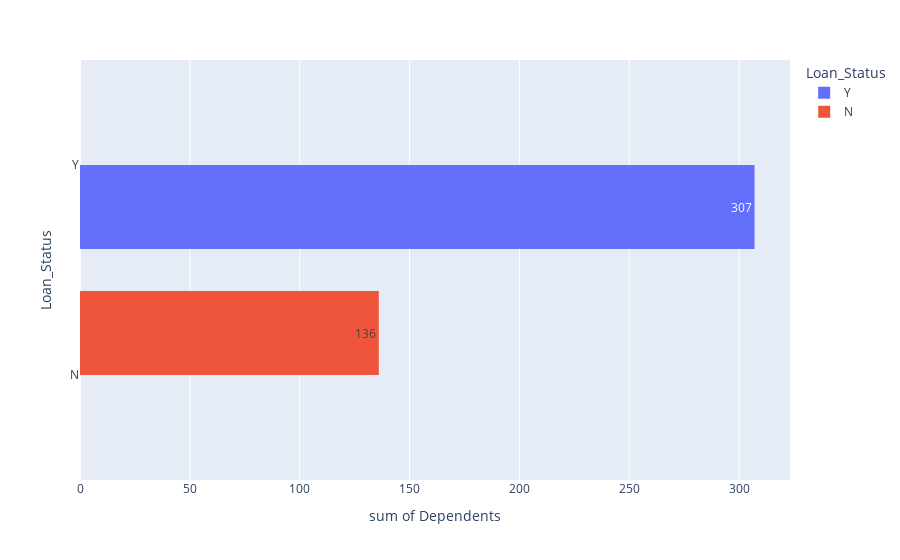
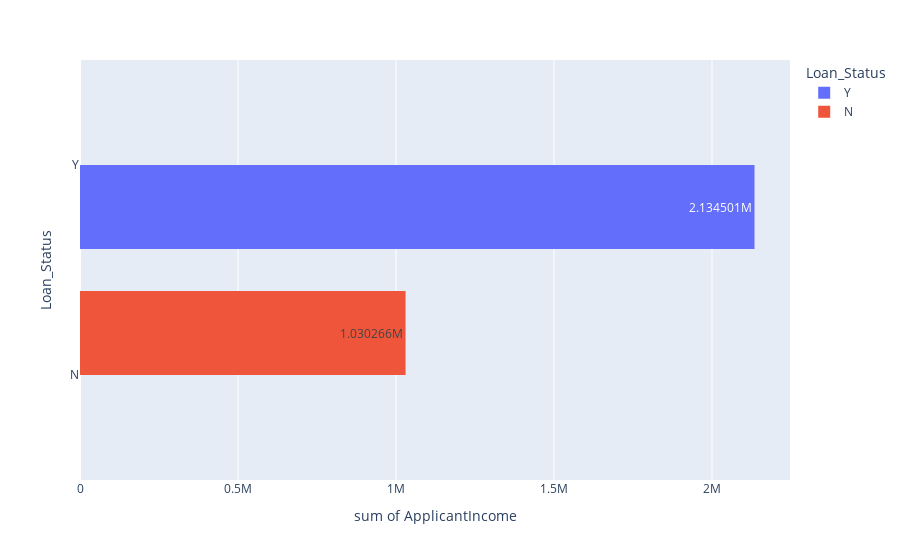
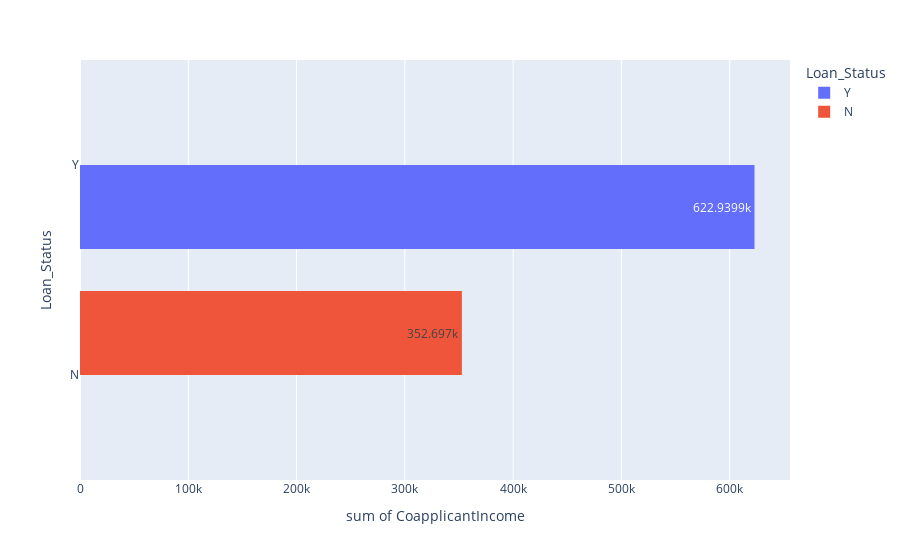
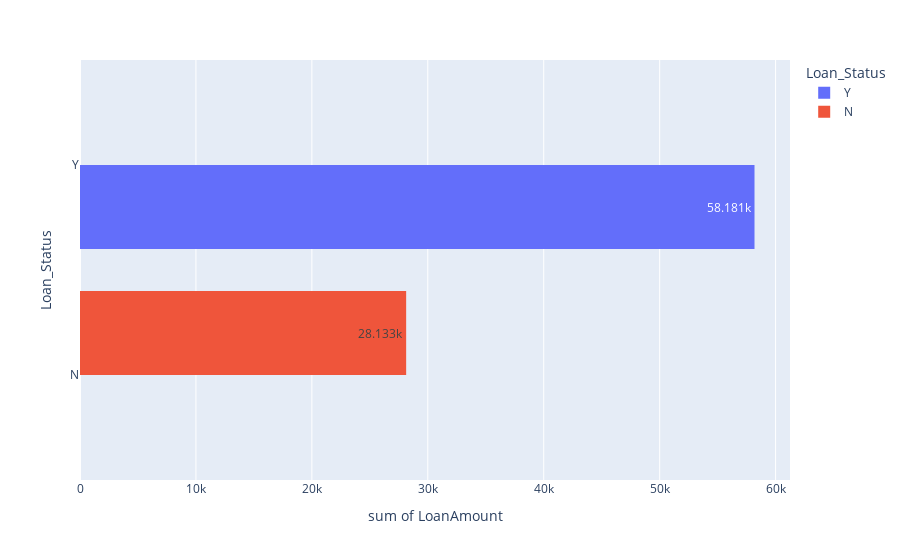

Write notebook code for charts like these, in order.
### Markdown cell above
Lets use plotly

### Code cell
import plotly.express as px
for i in df.columns:
    if df[i].dtype != 'object':
        plt.figure(figsize=(6,4))
        fig = px.histogram(df,x=i,y='Loan_Status',color='Loan_Status',barmode='group',text_auto=True)
        fig.show()

### Figure 1 — Plotly figure (JSON) as saved in the notebook; plotly's stock layout.template omitted (floating-point values rounded to 4 significant figures; data arrays with more than 128 entries replaced by an {"elided": "..."} marker saying what was removed)
{"data": [{"alignmentgroup": "True", "bingroup": "y", "histfunc": "sum", "hovertemplate": "Loan_Status=%{y}<br>sum of Dependents=%{x}<extra></extra>", "legendgroup": "Y", "marker": {"color": "#636efa", "pattern": {"shape": ""}}, "name": "Y", "offsetgroup": "Y", "orientation": "h", "showlegend": true, "texttemplate": "%{value}", "type": "histogram", "x": {"elided": "411 float values"}, "xaxis": "x", "y": {"elided": "411 str values"}, "yaxis": "y"}, {"alignmentgroup": "True", "bingroup": "y", "histfunc": "sum", "hovertemplate": "Loan_Status=%{y}<br>sum of Dependents=%{x}<extra></extra>", "legendgroup": "N", "marker": {"color": "#EF553B", "pattern": {"shape": ""}}, "name": "N", "offsetgroup": "N", "orientation": "h", "showlegend": true, "texttemplate": "%{value}", "type": "histogram", "x": {"elided": "187 float values"}, "xaxis": "x", "y": {"elided": "187 str values"}, "yaxis": "y"}], "layout": {"barmode": "group", "legend": {"title": {"text": "Loan_Status"}, "tracegroupgap": 0}, "margin": {"t": 60}, "xaxis": {"anchor": "y", "domain": [0, 1], "title": {"text": "sum of Dependents"}}, "yaxis": {"anchor": "x", "categoryarray": ["N", "Y"], "categoryorder": "array", "domain": [0, 1], "title": {"text": "Loan_Status"}}}}

### Figure 2 — Plotly figure (JSON) as saved in the notebook; plotly's stock layout.template omitted (floating-point values rounded to 4 significant figures; data arrays with more than 128 entries replaced by an {"elided": "..."} marker saying what was removed)
{"data": [{"alignmentgroup": "True", "bingroup": "y", "histfunc": "sum", "hovertemplate": "Loan_Status=%{y}<br>sum of ApplicantIncome=%{x}<extra></extra>", "legendgroup": "Y", "marker": {"color": "#636efa", "pattern": {"shape": ""}}, "name": "Y", "offsetgroup": "Y", "orientation": "h", "showlegend": true, "texttemplate": "%{value}", "type": "histogram", "x": {"elided": "411 int values"}, "xaxis": "x", "y": {"elided": "411 str values"}, "yaxis": "y"}, {"alignmentgroup": "True", "bingroup": "y", "histfunc": "sum", "hovertemplate": "Loan_Status=%{y}<br>sum of ApplicantIncome=%{x}<extra></extra>", "legendgroup": "N", "marker": {"color": "#EF553B", "pattern": {"shape": ""}}, "name": "N", "offsetgroup": "N", "orientation": "h", "showlegend": true, "texttemplate": "%{value}", "type": "histogram", "x": {"elided": "187 int values"}, "xaxis": "x", "y": {"elided": "187 str values"}, "yaxis": "y"}], "layout": {"barmode": "group", "legend": {"title": {"text": "Loan_Status"}, "tracegroupgap": 0}, "margin": {"t": 60}, "xaxis": {"anchor": "y", "domain": [0, 1], "title": {"text": "sum of ApplicantIncome"}}, "yaxis": {"anchor": "x", "categoryarray": ["N", "Y"], "categoryorder": "array", "domain": [0, 1], "title": {"text": "Loan_Status"}}}}

### Figure 3 — Plotly figure (JSON) as saved in the notebook; plotly's stock layout.template omitted (floating-point values rounded to 4 significant figures; data arrays with more than 128 entries replaced by an {"elided": "..."} marker saying what was removed)
{"data": [{"alignmentgroup": "True", "bingroup": "y", "histfunc": "sum", "hovertemplate": "Loan_Status=%{y}<br>sum of CoapplicantIncome=%{x}<extra></extra>", "legendgroup": "Y", "marker": {"color": "#636efa", "pattern": {"shape": ""}}, "name": "Y", "offsetgroup": "Y", "orientation": "h", "showlegend": true, "texttemplate": "%{value}", "type": "histogram", "x": {"elided": "411 float values"}, "xaxis": "x", "y": {"elided": "411 str values"}, "yaxis": "y"}, {"alignmentgroup": "True", "bingroup": "y", "histfunc": "sum", "hovertemplate": "Loan_Status=%{y}<br>sum of CoapplicantIncome=%{x}<extra></extra>", "legendgroup": "N", "marker": {"color": "#EF553B", "pattern": {"shape": ""}}, "name": "N", "offsetgroup": "N", "orientation": "h", "showlegend": true, "texttemplate": "%{value}", "type": "histogram", "x": {"elided": "187 float values"}, "xaxis": "x", "y": {"elided": "187 str values"}, "yaxis": "y"}], "layout": {"barmode": "group", "legend": {"title": {"text": "Loan_Status"}, "tracegroupgap": 0}, "margin": {"t": 60}, "xaxis": {"anchor": "y", "domain": [0, 1], "title": {"text": "sum of CoapplicantIncome"}}, "yaxis": {"anchor": "x", "categoryarray": ["N", "Y"], "categoryorder": "array", "domain": [0, 1], "title": {"text": "Loan_Status"}}}}

### Figure 4 — Plotly figure (JSON) as saved in the notebook; plotly's stock layout.template omitted (floating-point values rounded to 4 significant figures; data arrays with more than 128 entries replaced by an {"elided": "..."} marker saying what was removed)
{"data": [{"alignmentgroup": "True", "bingroup": "y", "histfunc": "sum", "hovertemplate": "Loan_Status=%{y}<br>sum of LoanAmount=%{x}<extra></extra>", "legendgroup": "Y", "marker": {"color": "#636efa", "pattern": {"shape": ""}}, "name": "Y", "offsetgroup": "Y", "orientation": "h", "showlegend": true, "texttemplate": "%{value}", "type": "histogram", "x": {"elided": "411 float values"}, "xaxis": "x", "y": {"elided": "411 str values"}, "yaxis": "y"}, {"alignmentgroup": "True", "bingroup": "y", "histfunc": "sum", "hovertemplate": "Loan_Status=%{y}<br>sum of LoanAmount=%{x}<extra></extra>", "legendgroup": "N", "marker": {"color": "#EF553B", "pattern": {"shape": ""}}, "name": "N", "offsetgroup": "N", "orientation": "h", "showlegend": true, "texttemplate": "%{value}", "type": "histogram", "x": {"elided": "187 float values"}, "xaxis": "x", "y": {"elided": "187 str values"}, "yaxis": "y"}], "layout": {"barmode": "group", "legend": {"title": {"text": "Loan_Status"}, "tracegroupgap": 0}, "margin": {"t": 60}, "xaxis": {"anchor": "y", "domain": [0, 1], "title": {"text": "sum of LoanAmount"}}, "yaxis": {"anchor": "x", "categoryarray": ["N", "Y"], "categoryorder": "array", "domain": [0, 1], "title": {"text": "Loan_Status"}}}}
